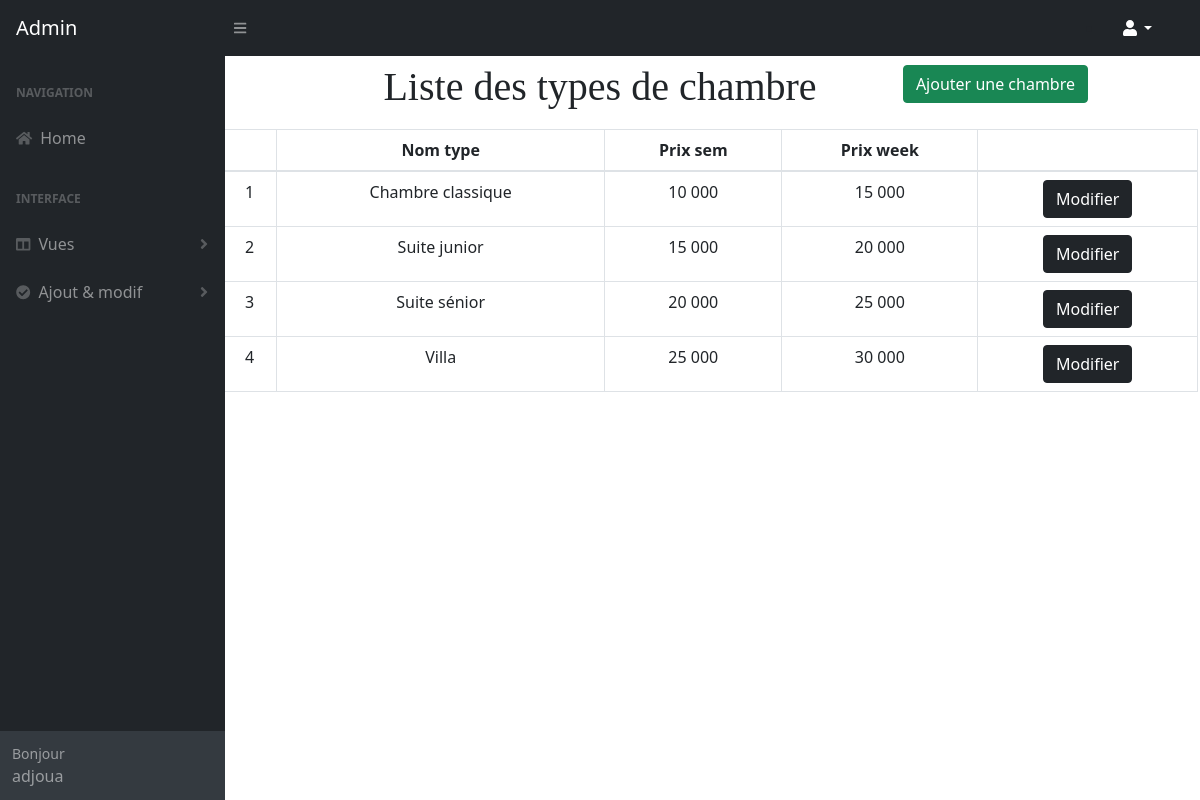
Page /admin/chambre.php (signed in) on the committed database.
### tables this page shows
CREATE TABLE `utilisateurs` (
  `id_user` int(11) NOT NULL,
  `civilite` varchar(100) NOT NULL,
  `tel_admin` varchar(10) NOT NULL,
  `pseudo` text NOT NULL,
  `prenom` varchar(100) NOT NULL,
  `email` text NOT NULL,
  `password` text NOT NULL,
  `valide` int(11) NOT NULL,
  `ip` text NOT NULL,
  `token` text NOT NULL
);

CREATE TABLE `type` (
  `id_typ` int(11) NOT NULL,
  `img_typ` text NOT NULL,
  `nom_typ` varchar(1000) NOT NULL,
  `prix_sem` int(11) NOT NULL,
  `prix_week` int(11) NOT NULL
);

### admin/chambre.php (the view, shortened to what this page needs)
<?php
require_once 'config.php';
$req = $bdd->prepare('SELECT * FROM utilisateurs WHERE token = ?');
$req->execute(array($_SESSION['user']));
$data = $req->fetch();
$req = $bdd->prepare('SELECT * FROM type');
$req->execute();
$types = $req->fetchAll();
require_once 'tete.php';
?>
<div class="elements pt-80 text-center white_bg" style="margin:55px">
    <div class="container">
        <div class="row">
            <div class="col-md-12">
                <div class="section-title mb-50">
                    <h2>
                        <h1 style="font-family: 'Reggae One', cursive;">Liste des types de chambre</h1>
                    </h2>
                    <div style="position: absolute;
    top: 10px;
    right: 0px;">
                        <a href="/inscription/chambreAdd.php"><input class="btn btn-success" type="submit" name="ajout"
                                value="Ajouter une chambre"></a>
                    </div>
                </div>
            </div>
        </div>
    </div>
    <div id="table_cl">
        <?php
$html = '<table class="table table-bordered" style="margin:10px 150px 10px 110px">
<thead>
<tr>
<th scope="col"></th>
<th scope="col">Nom type</th>
<th scope="col">Prix sem</th>
<th scope="col">Prix week</th>
<th scope="col"></th>
</tr>
</thead>
<tbody>';
$i = 1;
foreach ($types as $type) {
    $modif = '<form action="chambreAdd.php" method="post" id="formulaire"
    name="formulaire"><input class="btn btn-dark" type="submit"
    name="modifier" id="add" value="Modifier"><input type="hidden" name="fact" value=' . $type['id_typ'] . '></form>';
    $html .= '
<tr>
<td>' . $i . '</td>
<td>' . $type['nom_typ'] . '</td>
<td>' . number_format($type['prix_sem'], 0, ',', ' ') . '</td>
<td>' . number_format($type['prix_week'], 0, ',', ' ') . '</td>
<td>' . $modif . '</td>
</tr>';
    $i++;
}
$html .= '</tbody>
</table>';
echo $html;
include_once 'bas.php';
?>

### admin/tete.php (shortened to what this page needs)
<!doctype html>
<html lang="fr">
<head>
    <link rel="stylesheet" href="https://stackpath.bootstrapcdn.com/bootstrap/4.3.1/css/bootstrap.min.css"
>
    <link href="https://cdn.jsdelivr.net/npm/simple-datatables@latest/dist/style.css" rel="stylesheet" />
    <link href="css/styles.css" rel="stylesheet" />
</head>
<body class="sb-nav-fixed">
    <nav class="sb-topnav navbar navbar-expand navbar-dark bg-dark">
        <a class="navbar-brand ps-3" href="home.php">Admin</a>
        <button class="btn btn-link btn-sm order-1 order-lg-0 me-4 me-lg-0" id="sidebarToggle" href="#!"><i
                class="fas fa-bars"></i></button>
        <ul class="d-none d-md-inline-block form-inline ms-auto me-0 me-md-3 my-2 my-md-0">
            <li class="nav-item dropdown">
                <a class="nav-link dropdown-toggle" id="navbarDropdown" href="#" role="button" data-bs-toggle="dropdown"
                    aria-expanded="false" style="color:white"><i class="fas fa-user fa-fw"
                        style="color: white;"></i></a>
            </li>
        </ul>
    </nav>
    <div id="layoutSidenav">
        <div id="layoutSidenav_nav">
            <nav class="sb-sidenav accordion sb-sidenav-dark" id="sidenavAccordion">
                <div class="sb-sidenav-menu">
                    <div class="nav">
                        <div class="sb-sidenav-menu-heading">Navigation</div>
                        <a class="nav-link" href="home.php">
                            <div class="sb-nav-link-icon"><i class="fas fad fa-home"></i></div>
                            Home
                        </a>
                        <div class="sb-sidenav-menu-heading">Interface</div>
                        <a class="nav-link collapsed" href="#" data-bs-toggle="collapse"
                            data-bs-target="#collapseLayouts" aria-expanded="false" aria-controls="collapseLayouts">
                            <div class="sb-nav-link-icon"><i class="fas fa-columns"></i></div>
                            Vues
                            <div class="sb-sidenav-collapse-arrow"><i class="fas fa-angle-down"></i></div>
                        </a>
                        <a class="nav-link collapsed" href="#" data-bs-toggle="collapse" data-bs-target="#collapsePages"
                            aria-expanded="false" aria-controls="collapsePages">
                            <div class="sb-nav-link-icon"><i class="fas fa-check-circle"></i></div>
                            Ajout & modif
                            <div class="sb-sidenav-collapse-arrow"><i class="fas fa-angle-down"></i></div>
                        </a>
                    </div>
                </div>
                <div class="sb-sidenav-footer">
                    <div class="small">Bonjour </div>
                    <?php echo $data['pseudo']; ?>
                </div>
            </nav>
        </div>
    </div>
    <div class="container">
        <div class="col-md-12">

### rows in the picture
utilisateurs: pseudo "adjoua"
type: nom_typ "Chambre classique", prix_sem "10 000", prix_week "15 000"
type: nom_typ "Suite junior", prix_sem "15 000", prix_week "20 000"
type: nom_typ "Suite sénior", prix_sem "20 000", prix_week "25 000"
type: nom_typ "Villa", prix_sem "25 000", prix_week "30 000"
